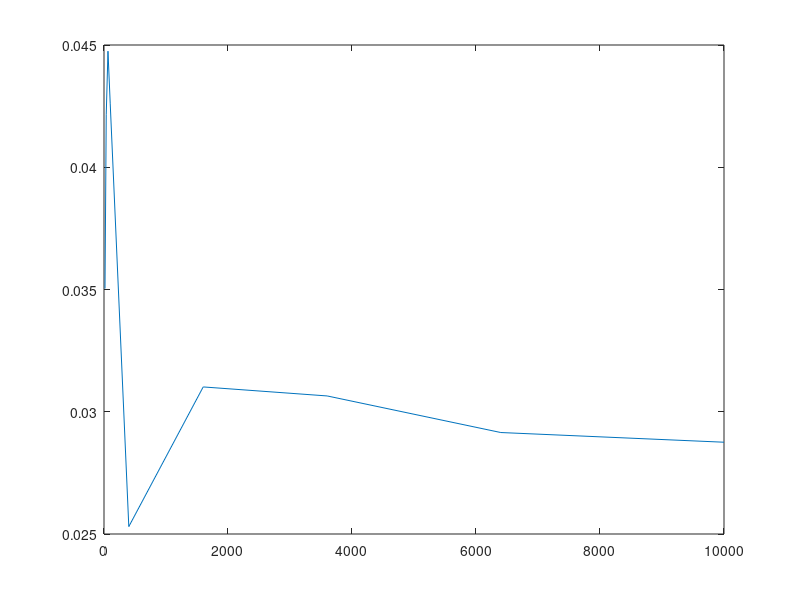
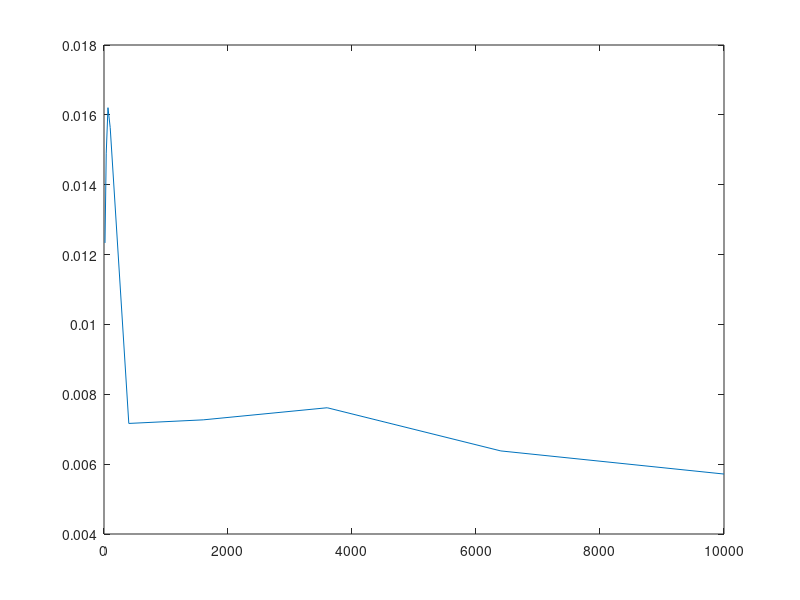

These figures' MATLAB source, in order:

% point x1=l Degree 3
nel = [16,36,64,100,400,1600,3600,6400,10000];
w = [0.035039380284157,0.042147105674714,0.044746683814589,...
    0.042622087315214,0.025303058752306,0.031015107028200,...
    0.030646526294855,0.029150354697906,0.028754051572421];
figure, plot(nel,w)

% point x1=0.4l Degree3
w1= [0.012333190155943,0.014903250847238,0.016204959449082,...
    0.015635099281995,0.007165679829915,0.007268154760795,...
    0.007614623201885,0.006378610279319,0.005716791560647];
figure, plot(nel,w1)

% point x1=0.1l Degree 3

